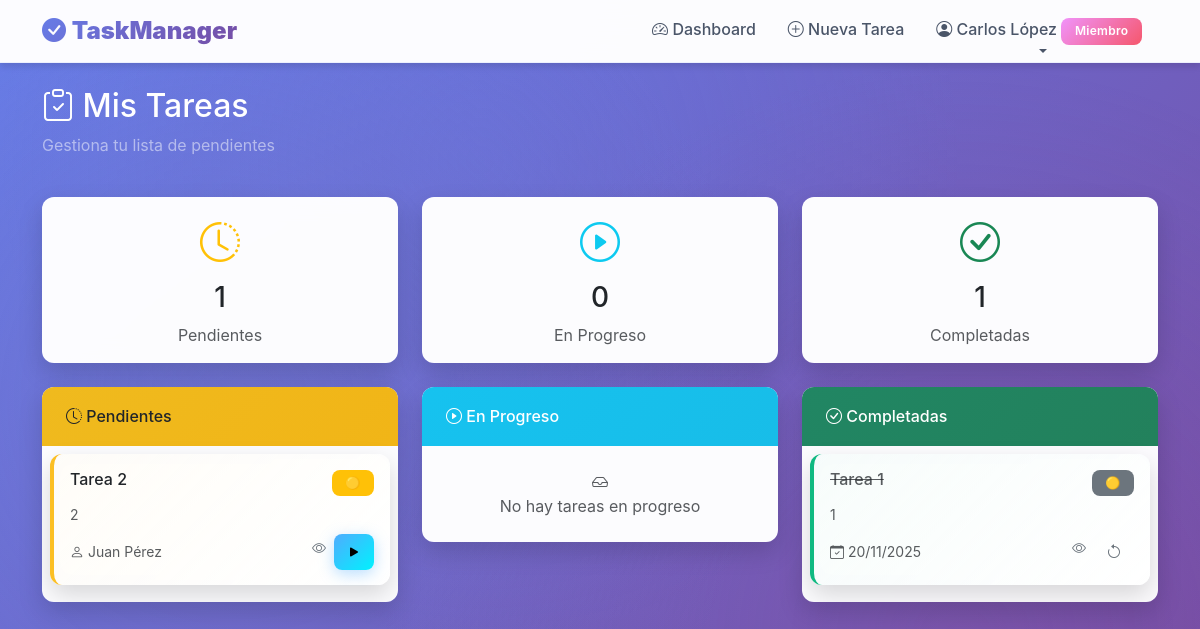
Before: /dashboard (signed in) with the older database file.
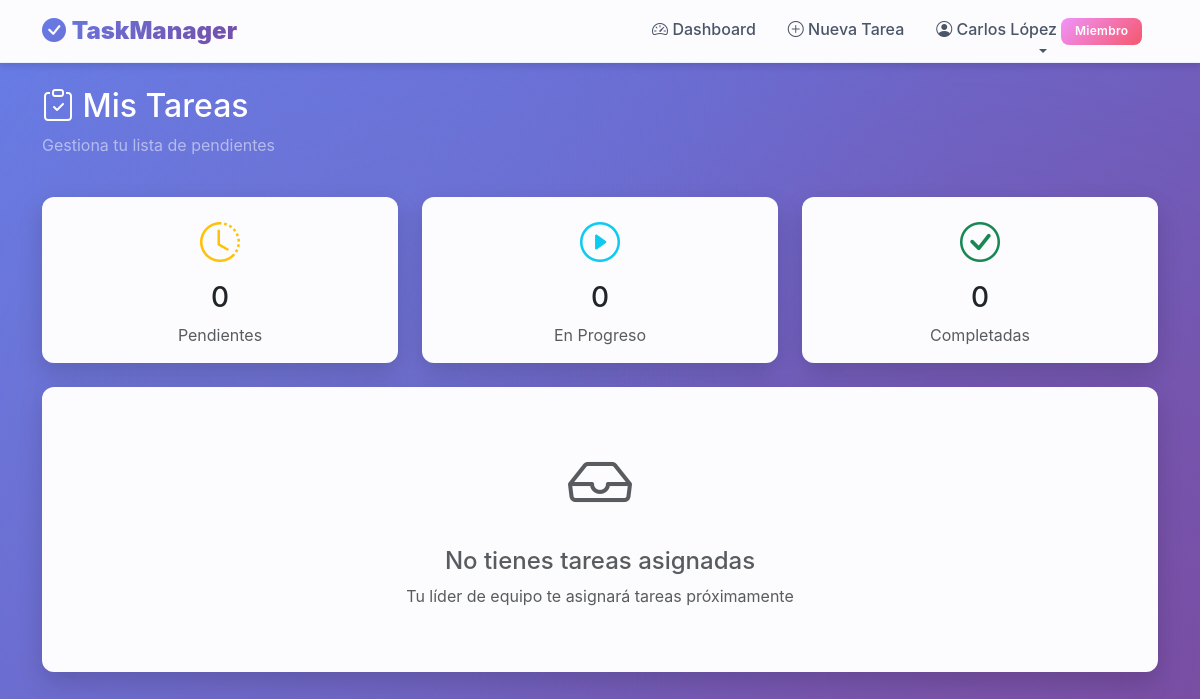
After: the same page with the newer database file.
### app.py (models this page shows)
class Task(db.Model):
    id = db.Column(db.Integer, primary_key=True)
    titulo = db.Column(db.String(200), nullable=False)
    descripcion = db.Column(db.Text)
    estado = db.Column(db.String(20), default='pendiente')  # 'pendiente', 'en_progreso', 'completada'
    prioridad = db.Column(db.String(20), default='media')  # 'baja', 'media', 'alta', 'urgente'
    archivo = db.Column(db.String(300))  # Ruta del archivo adjunto
    nombre_archivo = db.Column(db.String(300))  # Nombre original del archivo
    created_by = db.Column(db.Integer, db.ForeignKey('user.id'), nullable=False)
    assigned_to = db.Column(db.Integer, db.ForeignKey('user.id'))
    fecha_creacion = db.Column(db.DateTime, default=datetime.utcnow)
    fecha_completada = db.Column(db.DateTime)

class User(db.Model):
    id = db.Column(db.Integer, primary_key=True)
    username = db.Column(db.String(80), unique=True, nullable=False)
    password = db.Column(db.String(200), nullable=False)
    role = db.Column(db.String(20), nullable=False)  # 'lider' o 'miembro'
    nombre = db.Column(db.String(100), nullable=False)
    tasks_created = db.relationship('Task', backref='creador', foreign_keys='Task.created_by')
    tasks_assigned = db.relationship('Task', backref='asignado', foreign_keys='Task.assigned_to')

### app.py (the view)
@app.route('/dashboard')
@login_required
def dashboard():
    user = User.query.get(session['user_id'])
    if user.role == 'lider':
        mis_tareas = Task.query.filter_by(created_by=user.id).all()
        tareas_asignadas = Task.query.filter_by(assigned_to=user.id).all()
        miembros = User.query.filter_by(role='miembro').all()
        return render_template('dashboard_lider.html',
                             mis_tareas=mis_tareas,
                             tareas_asignadas=tareas_asignadas,
                             miembros=miembros)
    else:
        mis_tareas = Task.query.filter_by(assigned_to=user.id).all()
        return render_template('dashboard_miembro.html', mis_tareas=mis_tareas)

### app.py (called while the page is built)
def login_required(f):
    @wraps(f)
    def decorated_function(*args, **kwargs):
        if 'user_id' not in session:
            flash('Debes iniciar sesión primero', 'warning')
            return redirect(url_for('login'))
        return f(*args, **kwargs)
    return decorated_function

### templates/dashboard_miembro.html (shortened to what the changed rows need)
{% extends "base.html" %}
{% block content %}
<div class="row mb-4">
    <div class="col">
        <h2 class="text-white"><i class="bi bi-clipboard-check"></i> Mis Tareas</h2>
    </div>
</div>
<div class="row mb-4">
    <div class="col-md-4">
        <div class="card text-center">
            <div class="card-body">
                <i class="bi bi-clock-history text-warning" style="font-size: 2.5rem;"></i>
                <h3 class="mt-2">{{ mis_tareas|selectattr('estado', 'equalto', 'pendiente')|list|length }}</h3>
                <p class="text-muted mb-0">Pendientes</p>
            </div>
        </div>
    </div>
    <div class="col-md-4">
        <div class="card text-center">
            <div class="card-body">
                <i class="bi bi-check-circle text-success" style="font-size: 2.5rem;"></i>
                <h3 class="mt-2">{{ mis_tareas|selectattr('estado', 'equalto', 'completada')|list|length }}</h3>
                <p class="text-muted mb-0">Completadas</p>
            </div>
        </div>
    </div>
</div>
<div class="row">
    {% if mis_tareas %}
        <div class="col-md-4 mb-4">
            <div class="card">
                <div class="card-header bg-warning text-dark">
                    <h6 class="mb-0"><i class="bi bi-clock-history"></i> Pendientes</h6>
                </div>
                <div class="card-body p-2">
                    {% for tarea in mis_tareas if tarea.estado == 'pendiente' %}
                    <div class="card task-card task-pendiente mb-2">
                        <div class="card-body p-3">
                            <div class="d-flex justify-content-between align-items-start mb-2">
                                <h6 class="mb-0">
                                    <a href="{{ url_for('detalle_tarea', id=tarea.id) }}"
                                       class="text-decoration-none text-dark">
                                        {{ tarea.titulo }}
                                    </a>
                                </h6>
                                {% if tarea.prioridad %}
                                <span class="badge bg-{{ 'success' if tarea.prioridad == 'baja' else 'warning' if tarea.prioridad == 'media' else 'danger' if tarea.prioridad == 'alta' else 'dark' }}">
                                    {{ '🟢' if tarea.prioridad == 'baja' else '🟡' if tarea.prioridad == 'media' else '🟠' if tarea.prioridad == 'alta' else '🔴' }}
                                </span>
                                {% endif %}
                            </div>
                            <p class="text-muted small mb-2">{{ tarea.descripcion[:60] if tarea.descripcion else 'Sin descripción' }}{% if tarea.descripcion and tarea.descripcion|length > 60 %}...{% endif %}</p>
                            <div class="d-flex justify-content-between align-items-center">
                                <small class="text-muted">
                                    <i class="bi bi-person"></i> {{ tarea.creador.nombre }}
                                </small>
                                <div class="btn-group btn-group-sm">
                                    <a href="{{ url_for('detalle_tarea', id=tarea.id) }}" class="btn btn-outline-secondary" title="Ver detalle">
                                        <i class="bi bi-eye"></i>
                                    </a>
                                    <form method="POST" action="{{ url_for('actualizar_estado_tarea', id=tarea.id) }}" style="display: inline;">
                                        <button type="submit" class="btn btn-info" title="Iniciar">
                                            <i class="bi bi-play-fill"></i>
                                        </button>
                                    </form>
                                </div>
                            </div>
                        </div>
                    </div>
                    {% else %}
                    <p class="text-muted text-center py-3 mb-0">
                        <i class="bi bi-check-circle"></i><br>
                        No hay tareas pendientes
                    </p>
                    {% endfor %}
                </div>
            </div>
        </div>
        <div class="col-md-4 mb-4">
            <div class="card">
                <div class="card-header bg-info text-white">
                    <h6 class="mb-0"><i class="bi bi-play-circle"></i> En Progreso</h6>
                </div>
                <div class="card-body p-2">
                    {% for tarea in mis_tareas if tarea.estado == 'en_progreso' %}
                    <div class="card task-card task-en_progreso mb-2">
                        <div class="card-body p-3">
                            <div class="d-flex justify-content-between align-items-start mb-2">
                                <h6 class="mb-0">
                                    <a href="{{ url_for('detalle_tarea', id=tarea.id) }}"
                                       class="text-decoration-none text-dark">
                                        {{ tarea.titulo }}
                                    </a>
                                </h6>
                                {% if tarea.prioridad %}
                                <span class="badge bg-{{ 'success' if tarea.prioridad == 'baja' else 'warning' if tarea.prioridad == 'media' else 'danger' if tarea.prioridad == 'alta' else 'dark' }}">
                                    {{ '🟢' if tarea.prioridad == 'baja' else '🟡' if tarea.prioridad == 'media' else '🟠' if tarea.prioridad == 'alta' else '🔴' }}
                                </span>
                                {% endif %}
                            </div>
                            <p class="text-muted small mb-2">{{ tarea.descripcion[:60] if tarea.descripcion else 'Sin descripción' }}{% if tarea.descripcion and tarea.descripcion|length > 60 %}...{% endif %}</p>
                            {% if tarea.archivo %}
                            <div class="mb-2">
                                <span class="badge bg-light text-dark">
                                    <i class="bi bi-paperclip"></i> Adjunto
                                </span>
                            </div>
                            {% endif %}
                            <div class="d-flex justify-content-between align-items-center">
                                <small class="text-muted">
                                    <i class="bi bi-person"></i> {{ tarea.creador.nombre }}
                                </small>
                                <div class="btn-group btn-group-sm">
                                    <a href="{{ url_for('detalle_tarea', id=tarea.id) }}" class="btn btn-outline-secondary" title="Ver detalle">
                                        <i class="bi bi-eye"></i>
                                    </a>
                                    <form method="POST" action="{{ url_for('actualizar_estado_tarea', id=tarea.id) }}" style="display: inline;">
                                        <input type="hidden" name="estado" value="pendiente">
                                        <button type="submit" class="btn btn-warning" title="Volver a pendiente">
                                            <i class="bi bi-arrow-left"></i>
                                        </button>
                                    </form>
                                    <form method="POST" action="{{ url_for('actualizar_estado_tarea', id=tarea.id) }}" style="display: inline;">
                                        <input type="hidden" name="estado" value="completada">
                                        <button type="submit" class="btn btn-success" title="Completar">
                                            <i class="bi bi-check-lg"></i>
                                        </button>
                                    </form>
                                </div>
                            </div>
                        </div>
                    </div>
                    {% else %}
                    <p class="text-muted text-center py-3 mb-0">
                        <i class="bi bi-inbox"></i><br>
                        No hay tareas en progreso
                    </p>
                    {% endfor %}
                </div>
            </div>
        </div>
        <div class="col-md-4 mb-4">
            <div class="card">
                <div class="card-header bg-success text-white">
                    <h6 class="mb-0"><i class="bi bi-check-circle"></i> Completadas</h6>
                </div>
                <div class="card-body p-2">
                    {% for tarea in mis_tareas if tarea.estado == 'completada' %}
                    <div class="card task-card task-completada mb-2">
                        <div class="card-body p-3">
                            <div class="d-flex justify-content-between align-items-start mb-2">
                                <h6 class="mb-0">
                                    <a href="{{ url_for('detalle_tarea', id=tarea.id) }}"
                                       class="text-decoration-none text-muted text-decoration-line-through">
                                        {{ tarea.titulo }}
                                    </a>
                                </h6>
                                {% if tarea.prioridad %}
                                <span class="badge bg-secondary">
                                    {{ '🟢' if tarea.prioridad == 'baja' else '🟡' if tarea.prioridad == 'media' else '🟠' if tarea.prioridad == 'alta' else '🔴' }}
                                </span>
                                {% endif %}
                            </div>
                            <p class="text-muted small mb-2">{{ tarea.descripcion[:60] if tarea.descripcion else 'Sin descripción' }}{% if tarea.descripcion and tarea.descripcion|length > 60 %}...{% endif %}</p>
                            <div class="d-flex justify-content-between align-items-center">
                                <small class="text-muted">
                                    <i class="bi bi-calendar-check"></i>
                                    {% if tarea.fecha_completada %}
                                        {{ tarea.fecha_completada.strftime('%d/%m/%Y') }}
                                    {% endif %}
                                </small>
                                <div class="btn-group btn-group-sm">
                                    <a href="{{ url_for('detalle_tarea', id=tarea.id) }}" class="btn btn-outline-secondary" title="Ver detalle">
                                        <i class="bi bi-eye"></i>
                                    </a>
                                    <form method="POST" action="{{ url_for('actualizar_estado_tarea', id=tarea.id) }}" style="display: inline;">
                                        <button type="submit" class="btn btn-outline-secondary" title="Reabrir">
                                            <i class="bi bi-arrow-counterclockwise"></i>
                                        </button>
                                    </form>
                                </div>
                            </div>
                        </div>
                    </div>
                    {% else %}
                    <p class="text-muted text-center py-3 mb-0">
                        <i class="bi bi-hourglass"></i><br>
                        No hay tareas completadas
                    </p>
                    {% endfor %}
                </div>
            </div>
        </div>
    {% else %}
    <div class="col-12">
        <div class="card">
            <div class="card-body text-center py-5">
                <i class="bi bi-inbox text-muted" style="font-size: 4rem;"></i>
                <h4 class="mt-3 text-muted">No tienes tareas asignadas</h4>
                <p class="text-muted">Tu líder de equipo te asignará tareas próximamente</p>
            </div>
        </div>
    </div>
    {% endif %}
</div>
{% endblock %}

Changed rows visible on the page:
removed Task: titulo "Tarea 2", prioridad "🟡", descripcion "2", creador.nombre "Juan Pérez", shown under "Pendientes"
removed Task: titulo "Tarea 1", prioridad "🟡", descripcion "1", fecha_completada "20/11/2025", shown under "Completadas"
Other visible differences:
{{ mis_tareas|selectattr('estado', 'equalto', 'pendiente')|list|length }}: "1" → "0"
{{ mis_tareas|selectattr('estado', 'equalto', 'completada')|list|length }}: "1" → "0"
text no longer shown: "Pendientes En Progreso No hay tareas en progreso Completadas"
text now shown: "No tienes tareas asignadas Tu líder de equipo te asignará tareas próximamente"
